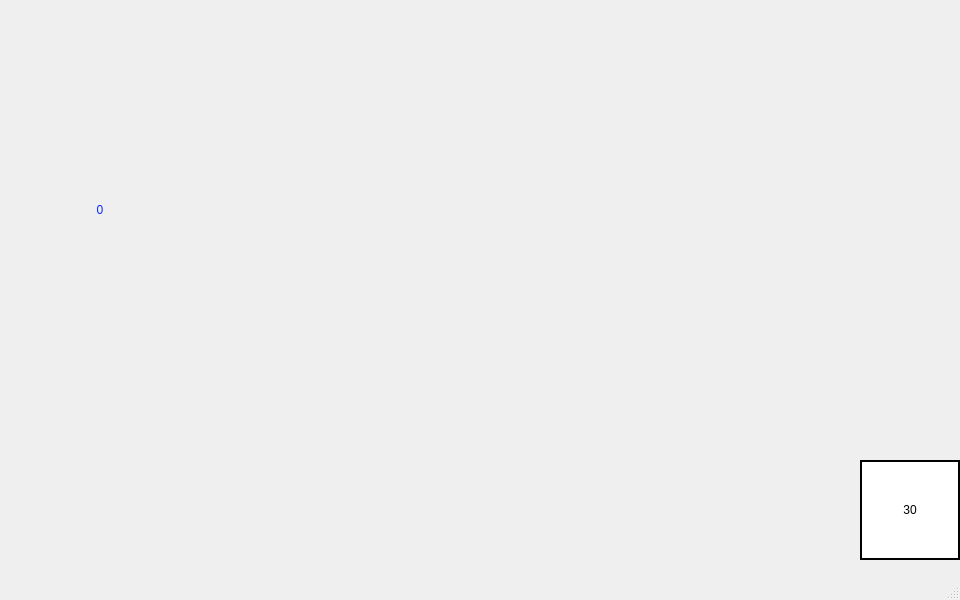
<?xml version="1.0" encoding="UTF-8"?>
<ui version="4.0">
 <class>drum</class>
 <widget class="QMainWindow" name="drum">
  <property name="geometry">
   <rect>
    <x>0</x>
    <y>0</y>
    <width>960</width>
    <height>600</height>
   </rect>
  </property>
  <property name="minimumSize">
   <size>
    <width>960</width>
    <height>600</height>
   </size>
  </property>
  <property name="maximumSize">
   <size>
    <width>960</width>
    <height>639</height>
   </size>
  </property>
  <property name="windowTitle">
   <string>MainWindow</string>
  </property>
  <widget class="QWidget" name="centralwidget">
   <property name="minimumSize">
    <size>
     <width>960</width>
     <height>600</height>
    </size>
   </property>
   <property name="maximumSize">
    <size>
     <width>960</width>
     <height>600</height>
    </size>
   </property>
   <widget class="QLabel" name="label">
    <property name="geometry">
     <rect>
      <x>0</x>
      <y>10</y>
      <width>960</width>
      <height>600</height>
     </rect>
    </property>
    <property name="minimumSize">
     <size>
      <width>960</width>
      <height>600</height>
     </size>
    </property>
    <property name="maximumSize">
     <size>
      <width>960</width>
      <height>600</height>
     </size>
    </property>
    <property name="text">
     <string/>
    </property>
    <property name="pixmap">
     <pixmap resource="img.qrc">:/img/background2_960x600.png</pixmap>
    </property>
   </widget>
   <widget class="QLabel" name="label_a">
    <property name="geometry">
     <rect>
      <x>970</x>
      <y>180</y>
      <width>100</width>
      <height>100</height>
     </rect>
    </property>
    <property name="minimumSize">
     <size>
      <width>100</width>
      <height>100</height>
     </size>
    </property>
    <property name="maximumSize">
     <size>
      <width>100</width>
      <height>100</height>
     </size>
    </property>
    <property name="text">
     <string/>
    </property>
    <property name="pixmap">
     <pixmap resource="img.qrc">:/img/red_drum.png</pixmap>
    </property>
    <property name="alignment">
     <set>Qt::AlignRight|Qt::AlignTrailing|Qt::AlignVCenter</set>
    </property>
   </widget>
   <widget class="QLabel" name="label_b">
    <property name="geometry">
     <rect>
      <x>1100</x>
      <y>180</y>
      <width>100</width>
      <height>100</height>
     </rect>
    </property>
    <property name="minimumSize">
     <size>
      <width>100</width>
      <height>100</height>
     </size>
    </property>
    <property name="maximumSize">
     <size>
      <width>100</width>
      <height>100</height>
     </size>
    </property>
    <property name="text">
     <string/>
    </property>
    <property name="pixmap">
     <pixmap resource="img.qrc">:/img/red_drum.png</pixmap>
    </property>
    <property name="alignment">
     <set>Qt::AlignCenter</set>
    </property>
   </widget>
   <widget class="QLabel" name="label_c">
    <property name="geometry">
     <rect>
      <x>1200</x>
      <y>180</y>
      <width>100</width>
      <height>100</height>
     </rect>
    </property>
    <property name="minimumSize">
     <size>
      <width>100</width>
      <height>100</height>
     </size>
    </property>
    <property name="maximumSize">
     <size>
      <width>100</width>
      <height>100</height>
     </size>
    </property>
    <property name="text">
     <string/>
    </property>
    <property name="pixmap">
     <pixmap resource="img.qrc">:/img/red_drum.png</pixmap>
    </property>
   </widget>
   <widget class="QLabel" name="label_d">
    <property name="geometry">
     <rect>
      <x>1300</x>
      <y>180</y>
      <width>100</width>
      <height>100</height>
     </rect>
    </property>
    <property name="minimumSize">
     <size>
      <width>100</width>
      <height>100</height>
     </size>
    </property>
    <property name="maximumSize">
     <size>
      <width>100</width>
      <height>100</height>
     </size>
    </property>
    <property name="text">
     <string/>
    </property>
    <property name="pixmap">
     <pixmap resource="img.qrc">:/img/blue_drum.png</pixmap>
    </property>
   </widget>
   <widget class="QLabel" name="label_e">
    <property name="geometry">
     <rect>
      <x>1400</x>
      <y>180</y>
      <width>100</width>
      <height>100</height>
     </rect>
    </property>
    <property name="minimumSize">
     <size>
      <width>100</width>
      <height>100</height>
     </size>
    </property>
    <property name="maximumSize">
     <size>
      <width>100</width>
      <height>100</height>
     </size>
    </property>
    <property name="text">
     <string/>
    </property>
    <property name="pixmap">
     <pixmap resource="img.qrc">:/img/blue_drum.png</pixmap>
    </property>
   </widget>
   <widget class="QLabel" name="label_f">
    <property name="geometry">
     <rect>
      <x>1500</x>
      <y>180</y>
      <width>100</width>
      <height>100</height>
     </rect>
    </property>
    <property name="minimumSize">
     <size>
      <width>100</width>
      <height>100</height>
     </size>
    </property>
    <property name="maximumSize">
     <size>
      <width>100</width>
      <height>100</height>
     </size>
    </property>
    <property name="text">
     <string/>
    </property>
    <property name="pixmap">
     <pixmap resource="img.qrc">:/img/red_drum.png</pixmap>
    </property>
   </widget>
   <widget class="QLabel" name="label_g">
    <property name="geometry">
     <rect>
      <x>1650</x>
      <y>180</y>
      <width>100</width>
      <height>100</height>
     </rect>
    </property>
    <property name="minimumSize">
     <size>
      <width>100</width>
      <height>100</height>
     </size>
    </property>
    <property name="maximumSize">
     <size>
      <width>100</width>
      <height>100</height>
     </size>
    </property>
    <property name="text">
     <string/>
    </property>
    <property name="pixmap">
     <pixmap resource="img.qrc">:/img/blue_drum.png</pixmap>
    </property>
   </widget>
   <widget class="QLabel" name="label_h">
    <property name="geometry">
     <rect>
      <x>1750</x>
      <y>180</y>
      <width>100</width>
      <height>100</height>
     </rect>
    </property>
    <property name="minimumSize">
     <size>
      <width>100</width>
      <height>100</height>
     </size>
    </property>
    <property name="maximumSize">
     <size>
      <width>100</width>
      <height>100</height>
     </size>
    </property>
    <property name="text">
     <string/>
    </property>
    <property name="pixmap">
     <pixmap resource="img.qrc">:/img/red_drum.png</pixmap>
    </property>
   </widget>
   <widget class="QLabel" name="label_i">
    <property name="geometry">
     <rect>
      <x>1850</x>
      <y>180</y>
      <width>100</width>
      <height>100</height>
     </rect>
    </property>
    <property name="minimumSize">
     <size>
      <width>100</width>
      <height>100</height>
     </size>
    </property>
    <property name="maximumSize">
     <size>
      <width>100</width>
      <height>100</height>
     </size>
    </property>
    <property name="text">
     <string/>
    </property>
    <property name="pixmap">
     <pixmap resource="img.qrc">:/img/blue_drum.png</pixmap>
    </property>
   </widget>
   <widget class="QLabel" name="label_j">
    <property name="geometry">
     <rect>
      <x>1960</x>
      <y>180</y>
      <width>100</width>
      <height>100</height>
     </rect>
    </property>
    <property name="minimumSize">
     <size>
      <width>100</width>
      <height>100</height>
     </size>
    </property>
    <property name="maximumSize">
     <size>
      <width>100</width>
      <height>100</height>
     </size>
    </property>
    <property name="text">
     <string/>
    </property>
    <property name="pixmap">
     <pixmap resource="img.qrc">:/img/red_drum.png</pixmap>
    </property>
   </widget>
   <widget class="QLabel" name="label_k">
    <property name="geometry">
     <rect>
      <x>2060</x>
      <y>180</y>
      <width>100</width>
      <height>100</height>
     </rect>
    </property>
    <property name="minimumSize">
     <size>
      <width>100</width>
      <height>100</height>
     </size>
    </property>
    <property name="maximumSize">
     <size>
      <width>100</width>
      <height>100</height>
     </size>
    </property>
    <property name="text">
     <string/>
    </property>
    <property name="pixmap">
     <pixmap resource="img.qrc">:/img/red_drum.png</pixmap>
    </property>
   </widget>
   <widget class="QLabel" name="label_l">
    <property name="geometry">
     <rect>
      <x>2160</x>
      <y>180</y>
      <width>100</width>
      <height>100</height>
     </rect>
    </property>
    <property name="minimumSize">
     <size>
      <width>100</width>
      <height>100</height>
     </size>
    </property>
    <property name="maximumSize">
     <size>
      <width>100</width>
      <height>100</height>
     </size>
    </property>
    <property name="text">
     <string/>
    </property>
    <property name="pixmap">
     <pixmap resource="img.qrc">:/img/blue_drum.png</pixmap>
    </property>
   </widget>
   <widget class="QLabel" name="seconds">
    <property name="geometry">
     <rect>
      <x>860</x>
      <y>460</y>
      <width>100</width>
      <height>100</height>
     </rect>
    </property>
    <property name="minimumSize">
     <size>
      <width>100</width>
      <height>100</height>
     </size>
    </property>
    <property name="maximumSize">
     <size>
      <width>100</width>
      <height>100</height>
     </size>
    </property>
    <property name="styleSheet">
     <string notr="true">font: 75 36pt &quot;微軟正黑體 Light&quot;;
background-color: rgb(255, 255, 255);</string>
    </property>
    <property name="frameShape">
     <enum>QFrame::WinPanel</enum>
    </property>
    <property name="frameShadow">
     <enum>QFrame::Plain</enum>
    </property>
    <property name="text">
     <string>30</string>
    </property>
    <property name="alignment">
     <set>Qt::AlignCenter</set>
    </property>
    <property name="wordWrap">
     <bool>false</bool>
    </property>
   </widget>
   <widget class="QLabel" name="grade">
    <property name="geometry">
     <rect>
      <x>0</x>
      <y>110</y>
      <width>200</width>
      <height>200</height>
     </rect>
    </property>
    <property name="minimumSize">
     <size>
      <width>200</width>
      <height>200</height>
     </size>
    </property>
    <property name="maximumSize">
     <size>
      <width>200</width>
      <height>200</height>
     </size>
    </property>
    <property name="styleSheet">
     <string notr="true">font: 75 50pt &quot;Showcard Gothic&quot;;
color: rgb(8, 41, 255);</string>
    </property>
    <property name="frameShape">
     <enum>QFrame::NoFrame</enum>
    </property>
    <property name="frameShadow">
     <enum>QFrame::Plain</enum>
    </property>
    <property name="text">
     <string>0</string>
    </property>
    <property name="alignment">
     <set>Qt::AlignCenter</set>
    </property>
    <property name="wordWrap">
     <bool>false</bool>
    </property>
   </widget>
  </widget>
  <widget class="QMenuBar" name="menubar">
   <property name="geometry">
    <rect>
     <x>0</x>
     <y>0</y>
     <width>960</width>
     <height>17</height>
    </rect>
   </property>
  </widget>
  <widget class="QStatusBar" name="statusbar"/>
 </widget>
 <resources>
  <include location="img.qrc"/>
 </resources>
 <connections/>
</ui>
